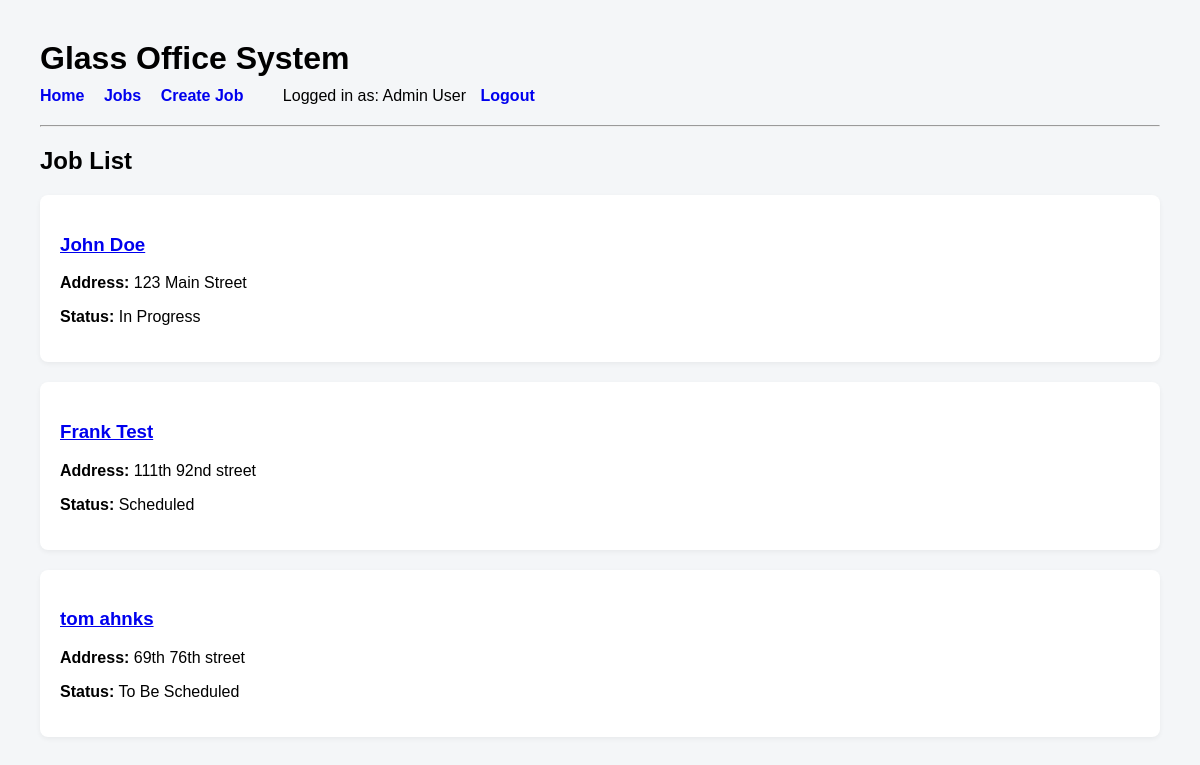
Page /jobs (signed in) on the earlier database version.
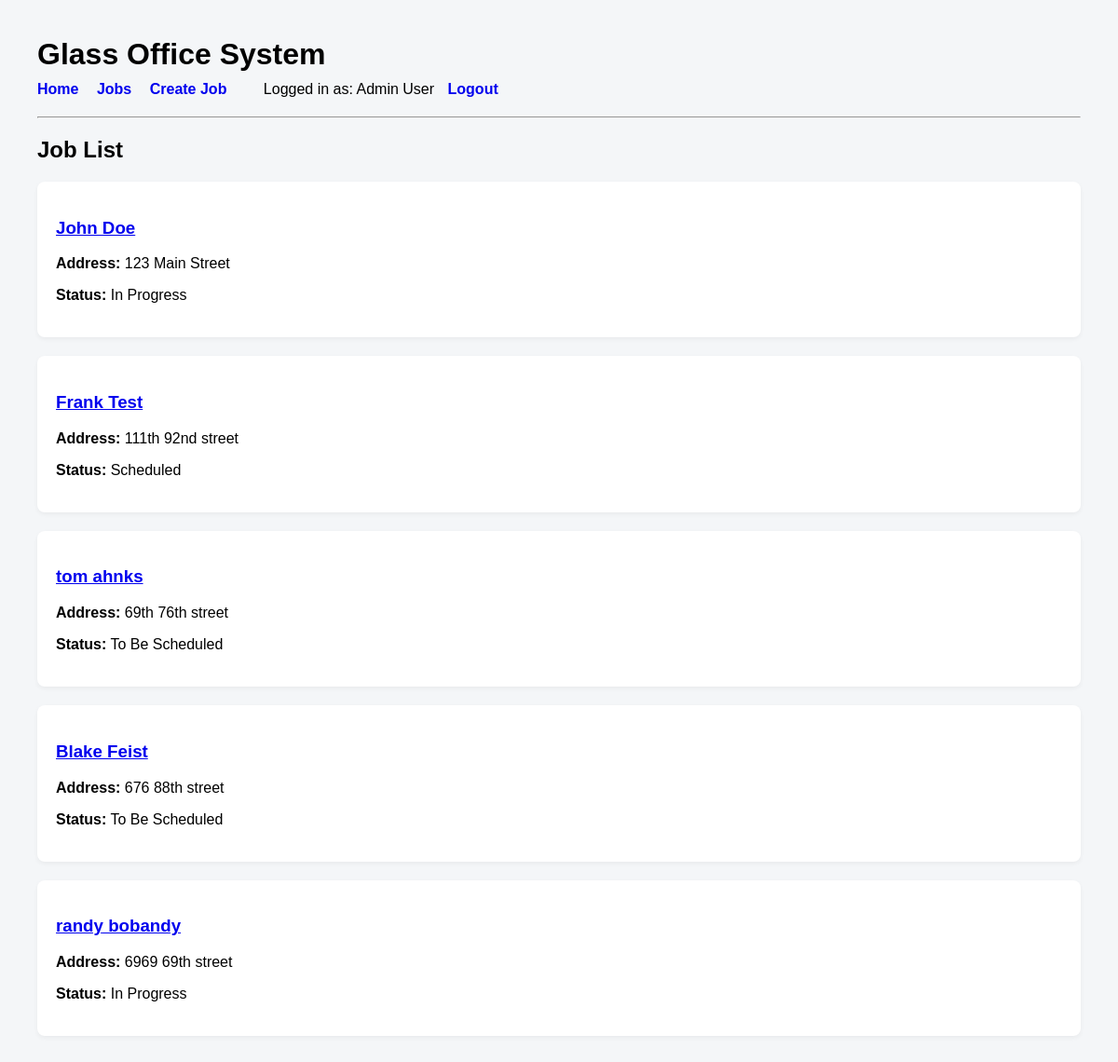
Same page on the later database version.
### models.py (models this page shows)
class Job(db.Model):
    id = db.Column(db.Integer, primary_key=True)
    customer_name = db.Column(db.String(200), nullable=False)
    address = db.Column(db.String(300), nullable=False)
    contact_info = db.Column(db.String(200))
    job_type = db.Column(db.String(50))
    job_category = db.Column(db.String(100))
    scope_of_work = db.Column(db.Text)
    install_date = db.Column(db.Date)
    status = db.Column(db.String(50), default="scheduled")
    notes = db.relationship("JobNote", backref="job", lazy=True)
    created_by = db.Column(db.Integer, db.ForeignKey("user.id"))
    created_at = db.Column(db.DateTime, default=datetime.utcnow)
    updated_at = db.Column(db.DateTime, default=datetime.utcnow, onupdate=datetime.utcnow)

### app.py (the view)
    @app.route("/jobs")
    def list_jobs():
        jobs = Job.query.all()
        return render_template("jobs.html", jobs=jobs)

### templates/jobs.html (shortened to what this page needs)
{% extends "base.html" %}
{% block content %}
<h2>Job List</h2>
{% for job in jobs %}
    <div class="card">
        <h3>
    <a href="/jobs/{{ job.id }}">
        {{ job.customer_name }}
    </a>
</h3>
        <p><strong>Address:</strong> {{ job.address }}</p>
        <p><strong>Status:</strong> {{ job.status.replace('_', ' ').title() }}</p>
    </div>
{% endfor %}
{% endblock %}

Differences in the rows shown:
added Job: customer_name "Blake Feist", address "676 88th street", status.replace "To Be Scheduled"
added Job: customer_name "randy bobandy", address "6969 69th street", status.replace "In Progress"
